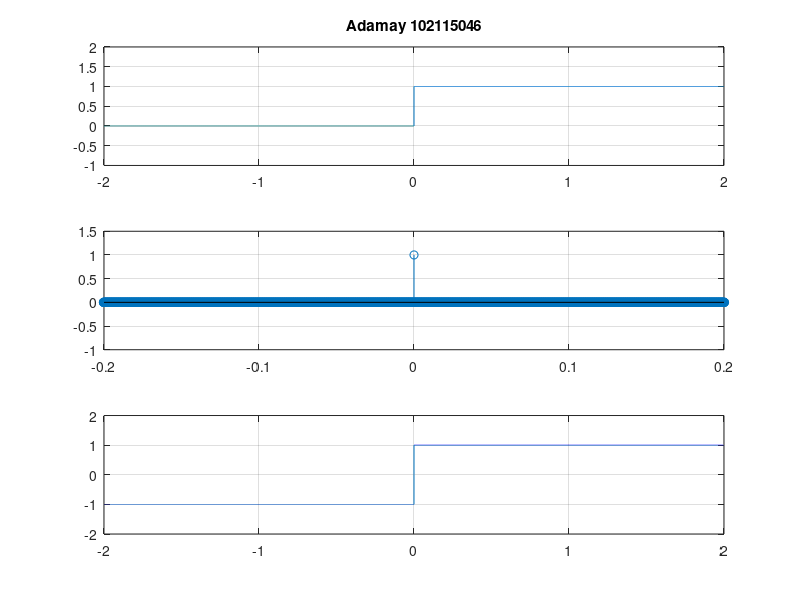

MATLAB code for this plot:
clc
clear all;
t=-2:0.0001:2;
unitstep(t>0)=1;

subplot(3,1,1)

plot(t,unitstep)
grid on
ylim([-1 2]);
xlim([-2,2])
title("Adamay 102115046")

impulse=t==0;
subplot(3,1,2);
stem(t,impulse);
grid on;
ylim([-1 1.5]);
xlim([-0.2,0.2]);

y=sign(t);
subplot(3,1,3);
plot(t,y);
ylim([-2 2]);
grid on


